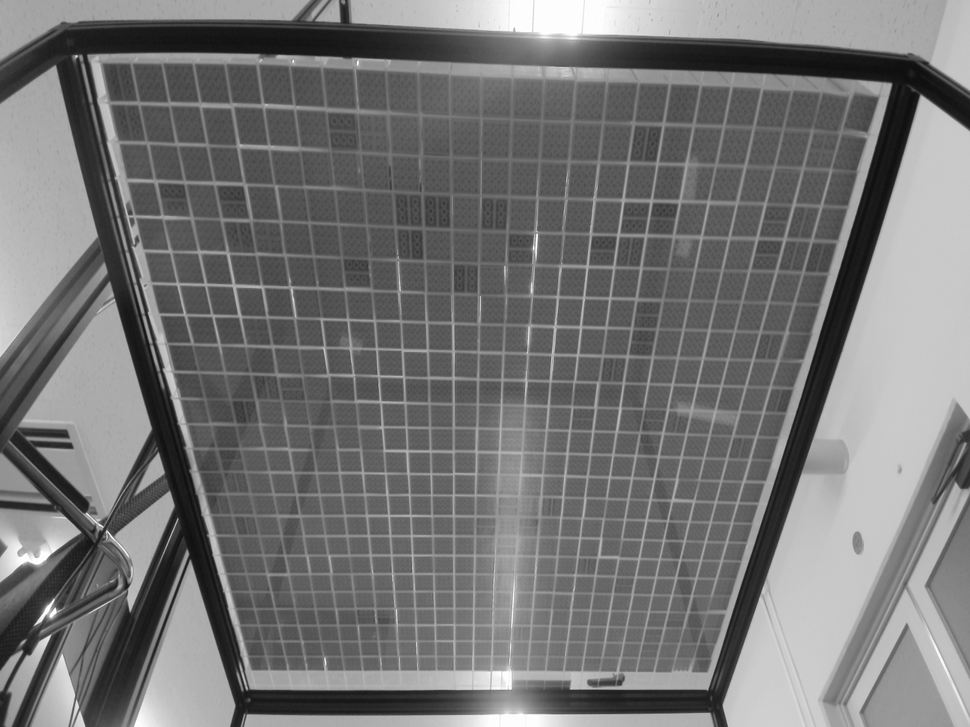
#> input picture lego_square.png, 970 x 727 px, shrunk from 1600 x 1200 before the run
$ jupyter execute --allow-errors Untitled3.ipynb   (shell and % lines are left out)   (older library calls are emulated)
#> lines starting #> are read from the running program, lines starting #| are printed output that depends on the picture; after the words box and inside, x2 and y2 are one past the last pixel; in counts of white or black regions, pixels touching at a corner belong together
[cell 1]
import cv2
import numpy as np
import copy
import random
import sys
import matplotlib.pyplot as plt

[cell 2]
img = cv2.imread('lego_square.png')
#> img is the input picture: shape (727, 970, 3); min 15, max 255, mean 117
gray_img = cv2.cvtColor(img, cv2.COLOR_RGB2GRAY)
lego_preprocessed = cv2.GaussianBlur(gray_img, (5, 5), 0)
# _, lego_binary = cv2.threshold(img,135,255,cv2.THRESH_BINARY)
lego_binary = cv2.adaptiveThreshold(lego_preprocessed, 255,cv2.ADAPTIVE_THRESH_GAUSSIAN_C,\
            cv2.THRESH_BINARY,11,2)
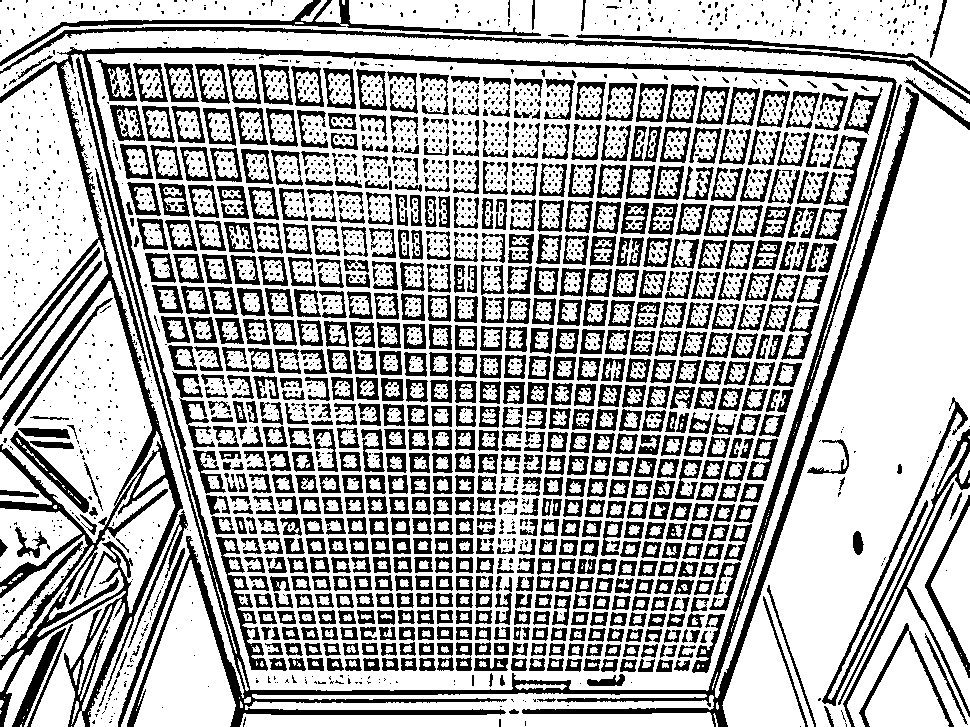
#> lego_binary: shape (727, 970); 67.6% white; 3176 black regions (2414 under 20 px), largest, box (x1, y1, x2, y2) and area: (0, 47, 919, 727) 41315, (0, 27, 970, 104) 3802, (0, 0, 541, 66) 2791
lego_binary = cv2.bitwise_not(lego_binary)
plt.imshow(lego_binary, cmap='gray')

[cell 3]
preprocessed_g = cv2.cvtColor(img, cv2.COLOR_RGB2GRAY)
img_blur_small = cv2.GaussianBlur(preprocessed_g, (17,17), 0)
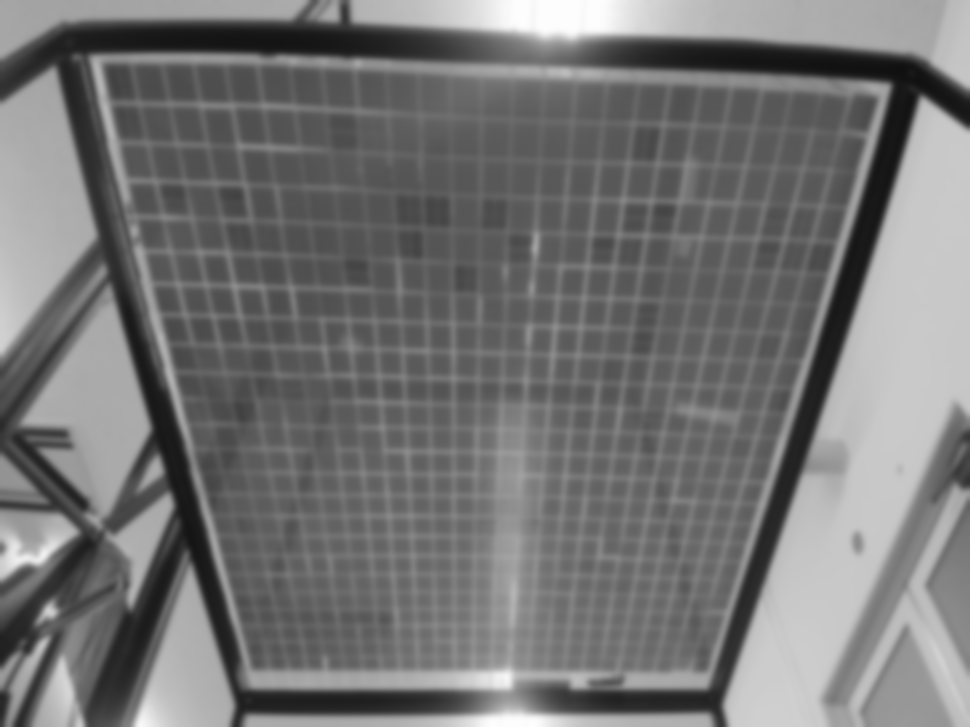
#> img_blur_small: shape (727, 970); min 16, max 253, mean 117
plt.imshow(img_blur_small)

#> (a cell that did not finish here is left out)

#> (a cell that did not finish here is left out)

#> (a cell that did not finish here is left out)

[cell 7]
src = cv2.imread("lego_square.png", cv2.IMREAD_COLOR)

if src is None:

    print("Failed to load image file.")
    sys.exit(1)

height, width, channels = src.shape[:3]
#> height = 727; width = 970; channels = 3
dst = copy.copy(src)
gray = cv2.cvtColor(src, cv2.COLOR_BGR2GRAY)
ret, bina = cv2.threshold(gray, 0, 255, cv2.THRESH_BINARY | cv2.THRESH_OTSU)
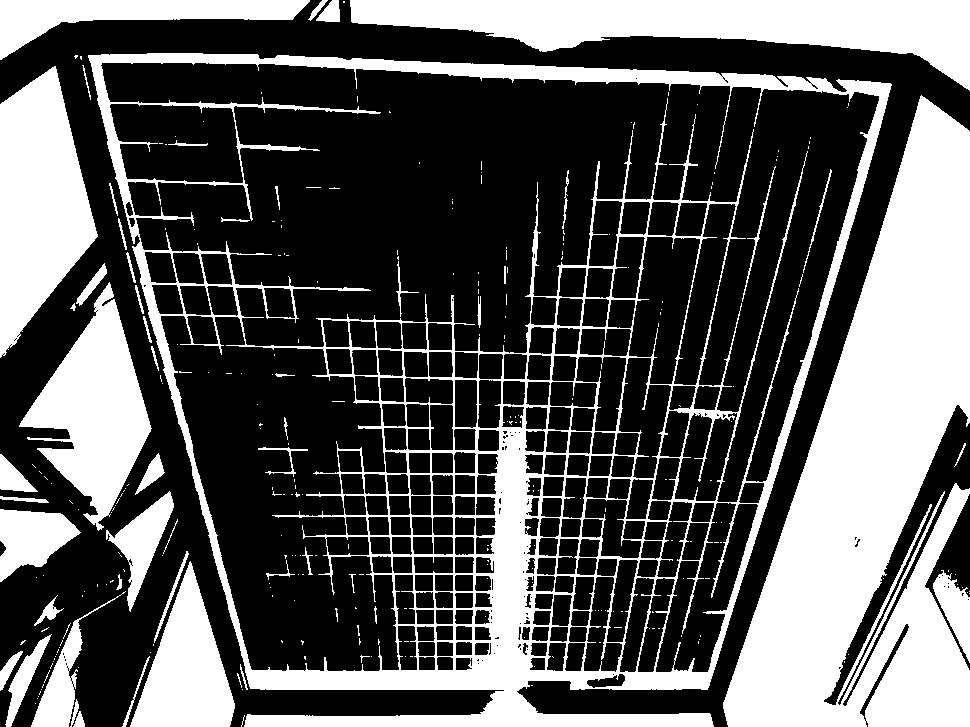
#> bina: shape (727, 970); 35.2% white; 288 white regions (234 under 20 px), largest, box (x1, y1, x2, y2) and area: (723, 95, 970, 727) 81864, (88, 53, 892, 727) 72882, (350, 0, 970, 91) 26050
#> ret = 130
nLabels, labelImage = cv2.connectedComponents(bina)
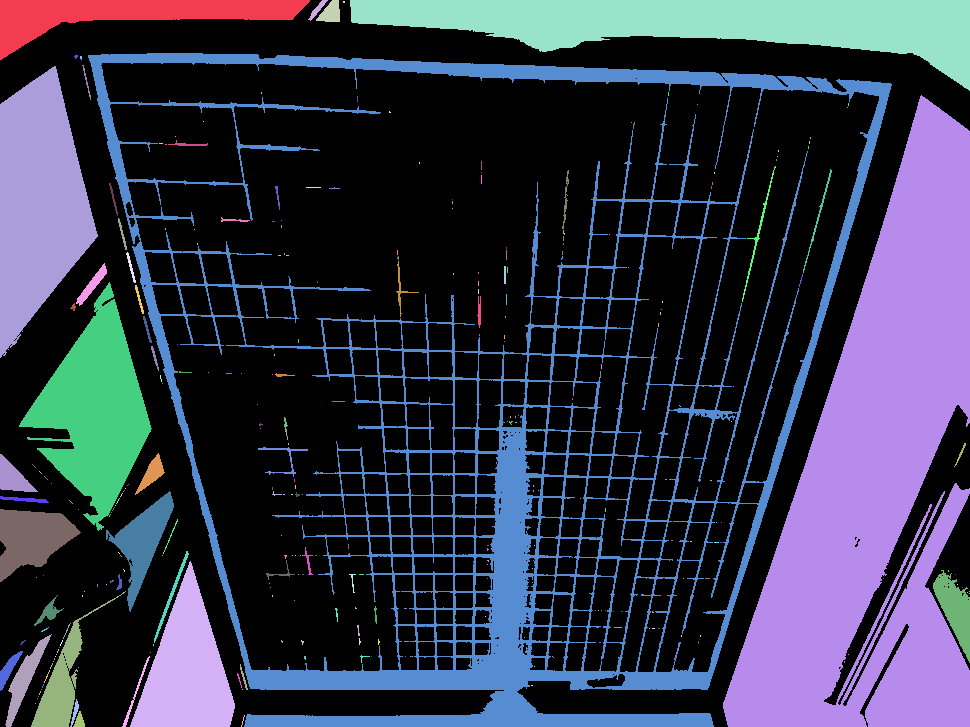
#> labelImage: shape (727, 970) int32; 289 distinct labels, from 0 to 288; one colour per label, 0 black
#> nLabels = 289

colors = []
for i in range(1, nLabels + 1):
    colors.append(np.array([random.randint(0, 255), random.randint(0, 255), random.randint(0, 255)]))

for y in range(0, height):
    for x in range(0, width):
        if labelImage[y, x] > 0:
            dst[y, x] = colors[labelImage[y, x]]
        else:
            dst[y, x] = [0, 0, 0]
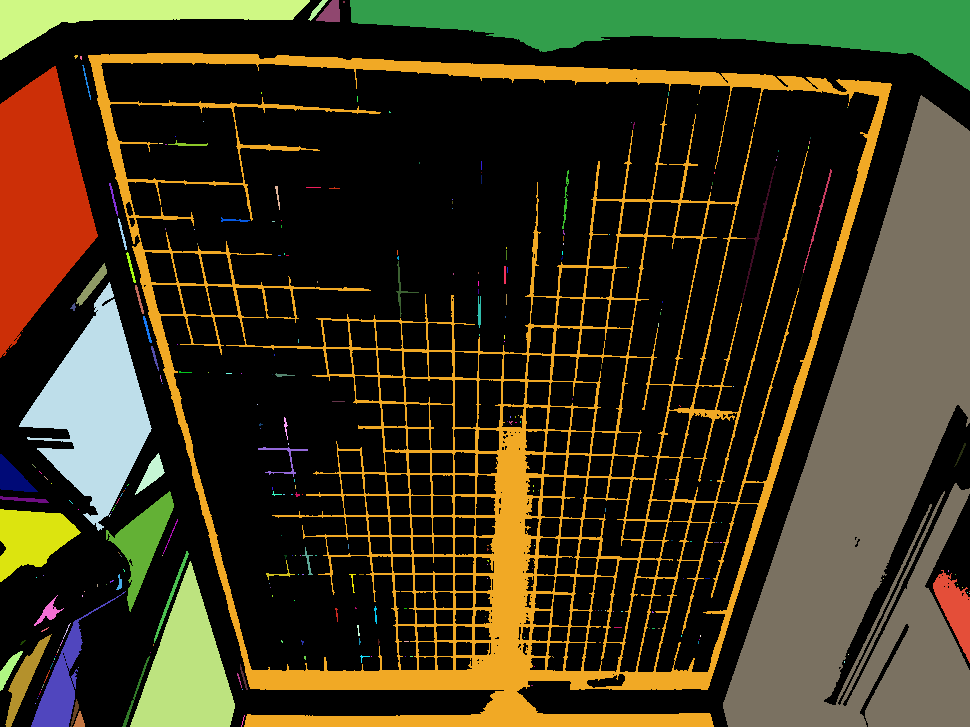
#> dst: shape (727, 970, 3); mean B, G, R 28.4, 51.6, 58.5

plt.imshow(dst)
# [4 lines of commented-out code are left out]

cv2.waitKey(0)
cv2.destroyAllWindows()

$ run again, with 1_detect_image.png copied over lego_square.png
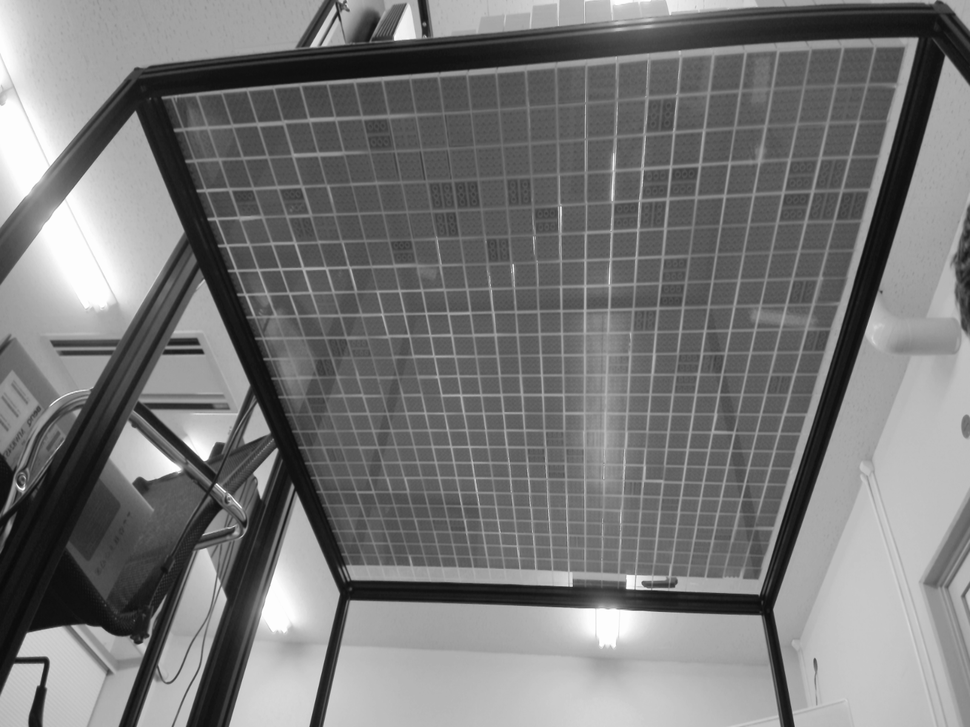
#> input picture 1_detect_image.png, 970 x 727 px, shrunk from 1600 x 1200 before the run
#> img is the input picture: shape (727, 970, 3); min 10, max 255, mean 119.8
#> bina: shape (727, 970); 41.4% white; 229 white regions (174 under 20 px), largest, box (x1, y1, x2, y2) and area: (773, 56, 970, 727) 77156, (0, 0, 324, 470) 58612, (323, 601, 781, 727) 52028
#> ret = 128
#> `nLabels, labelImage = cv2.connectedComponents(bina)`:
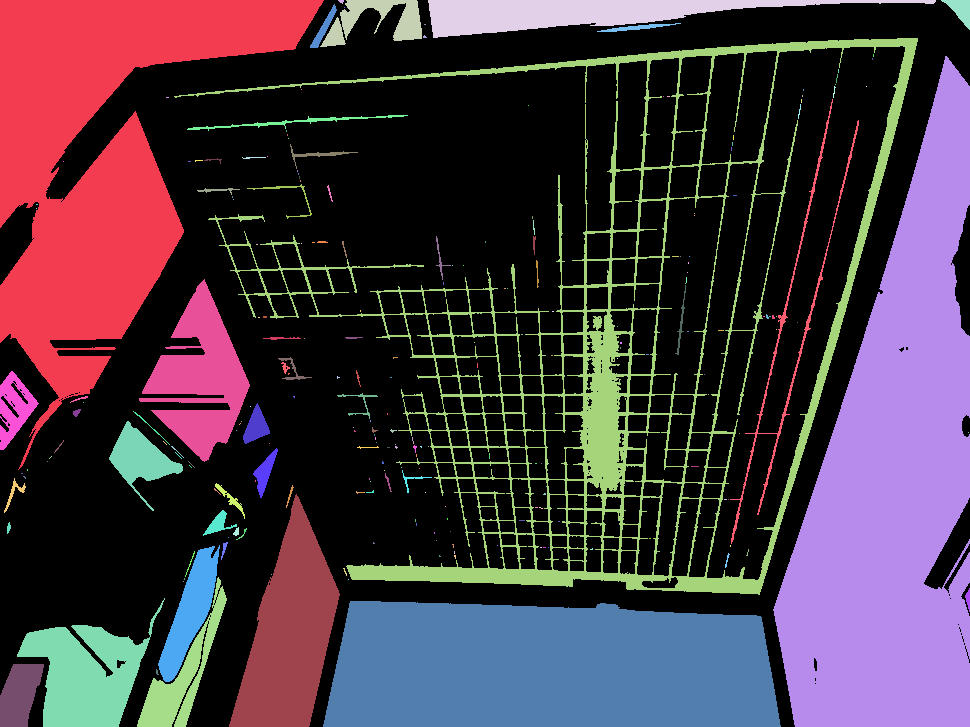
#> labelImage: shape (727, 970) int32; 230 distinct labels, from 0 to 229; one colour per label, 0 black
#> nLabels = 230
#> after the loop `for y in range(0, height):`:
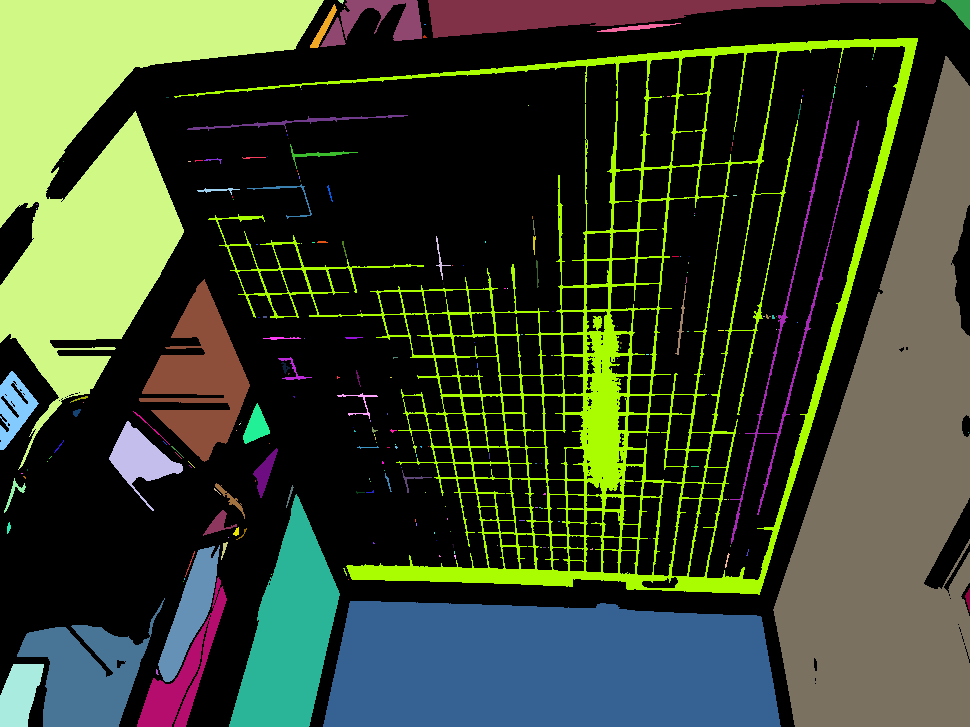
#> dst: shape (727, 970, 3); mean B, G, R 44.3, 65.2, 54.3
